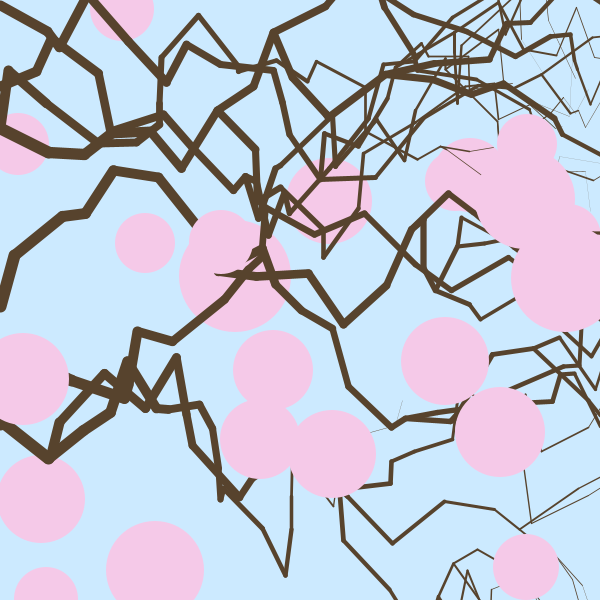
Frame 1 (no input)
Frame 60 (the mouse pressed at the canvas centre just before this capture): identical to frame 1, image omitted
Frame 120 (the mouse held since frame 60 and released just before this capture): identical to frame 1, image omitted

The Processing sketch that drew this single still picture (run headless with seeded random() and noise(); from frame 60 on, the mouse is pressed at the canvas centre):

// Processing sketch: Plants_Pattern
// ── Plants_Pattern.pde
int frameCounter;
String filePrefix;
String fileSuffix;
String timeCode;

void settings() {
  size(600, 600);
}

void setup() {
  frameCounter = 0;
  filePrefix = "data/capture";
  timeCode = year() + nf(month(),2) + nf(day(),2) + nf(hour(),2) + nf(minute(),2) + nf(second(),2);
  fileSuffix = ".png";
  makeTheLand();
}

void draw() {
  
}

void makeTheLand() {
  background(204, 234, 255);
  drawSun();
  drawSun();
  drawSun();
  drawSun();
  drawSun();
  drawSun();
  drawSun();
  drawSun();
  drawSun();
  drawSun();
  drawSun();
  drawSun();
  makeLightning(0, (int) random(height), 12);
  makeLightning(0, (int) random(height), 12);
  makeLightning(0, (int) random(height), 12);
  makeLightning(0, (int) random(height), 12);
  makeLightning(0, (int) random(height), 10);
  makeLightning(0, (int) random(height), 10);
  makeLightning(0, (int) random(height), 10);
  drawSun();
  drawSun();
  drawSun();
  drawSun();
  drawSun();
  drawSun();
  drawSun();
  drawSun();
  drawSun();
  drawSun();
  drawSun();
  drawSun();
  
  String imagePath = filePrefix + timeCode + "_" + nf(frameCounter,4) + fileSuffix;
  save(imagePath);
  frameCounter++;
}

void drawSun(){
  noStroke();
  fill(245, 201, 232);
  ellipseMode(RADIUS);
  int radius = (int) random(width/20,  width/10);
  int xloc = (int) random(width);
  int yloc = (int) random(height);
  ellipse(xloc, yloc, radius, radius);
}

void makeLightning (int xloc, int yloc, float weight) {
  int nextx = (int) random(xloc, xloc+width/10);
  int nexty = (int) random(yloc-height/10, yloc+height/10); 
  stroke(87, 67, 45);
  strokeWeight(weight);
  line(xloc, yloc, nextx, nexty);
  weight = weight - random(1);
  if(weight > 0 && nextx < width) {
    makeLightning(nextx, nexty, weight);
    if(1 > random(10)) {
     makeLightning(nextx, nexty, weight);
    }
  }
}

void mouseClicked(){
 makeTheLand(); 
}
